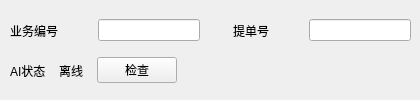
   <widget class="QWidget" name="tab_2">
    <attribute name="title">
     <string>预付货总结</string>
    </attribute>
    <widget class="QWidget" name="horizontalLayoutWidget_14">
     <property name="geometry">
      <rect>
       <x>10</x>
       <y>10</y>
       <width>401</width>
       <height>41</height>
      </rect>
     </property>
     <layout class="QHBoxLayout" name="horizontalLayout_14">
      <item>
       <layout class="QHBoxLayout" name="horizontalLayout_15">
        <item>
         <widget class="QLabel" name="label_14">
          <property name="text">
           <string>业务编号</string>
          </property>
         </widget>
        </item>
        <item>
         <spacer name="horizontalSpacer_14">
          <property name="orientation">
           <enum>Qt::Orientation::Horizontal</enum>
          </property>
          <property name="sizeHint" stdset="0">
           <size>
            <width>40</width>
            <height>20</height>
           </size>
          </property>
         </spacer>
        </item>
        <item>
         <widget class="QLineEdit" name="lineEdit"/>
        </item>
       </layout>
      </item>
      <item>
       <spacer name="horizontalSpacer_13">
        <property name="orientation">
         <enum>Qt::Orientation::Horizontal</enum>
        </property>
        <property name="sizeHint" stdset="0">
         <size>
          <width>40</width>
          <height>20</height>
         </size>
        </property>
       </spacer>
      </item>
      <item>
       <layout class="QHBoxLayout" name="horizontalLayout_16">
        <item>
         <widget class="QLabel" name="label_15">
          <property name="text">
           <string>提单号</string>
          </property>
         </widget>
        </item>
        <item>
         <spacer name="horizontalSpacer_15">
          <property name="orientation">
           <enum>Qt::Orientation::Horizontal</enum>
          </property>
          <property name="sizeHint" stdset="0">
           <size>
            <width>40</width>
            <height>20</height>
           </size>
          </property>
         </spacer>
        </item>
        <item>
         <widget class="QLineEdit" name="lineEdit_2"/>
        </item>
       </layout>
      </item>
     </layout>
    </widget>
    <widget class="QWidget" name="horizontalLayoutWidget_17">
     <property name="geometry">
      <rect>
       <x>10</x>
       <y>50</y>
       <width>167</width>
       <height>41</height>
      </rect>
     </property>
     <layout class="QHBoxLayout" name="horizontalLayout_17">
      <item>
       <widget class="QLabel" name="label_16">
        <property name="text">
         <string>AI状态</string>
        </property>
       </widget>
      </item>
      <item>
       <spacer name="horizontalSpacer_17">
        <property name="orientation">
         <enum>Qt::Orientation::Horizontal</enum>
        </property>
        <property name="sizeHint" stdset="0">
         <size>
          <width>40</width>
          <height>20</height>
         </size>
        </property>
       </spacer>
      </item>
      <item>
       <widget class="QLabel" name="label_17">
        <property name="text">
         <string>离线</string>
        </property>
       </widget>
      </item>
      <item>
       <spacer name="horizontalSpacer_16">
        <property name="orientation">
         <enum>Qt::Orientation::Horizontal</enum>
        </property>
        <property name="sizeHint" stdset="0">
         <size>
          <width>40</width>
          <height>20</height>
         </size>
        </property>
       </spacer>
      </item>
      <item>
       <widget class="QPushButton" name="pushButton">
        <property name="text">
         <string>检查</string>
        </property>
       </widget>
      </item>
     </layout>
    </widget>
   </widget>
